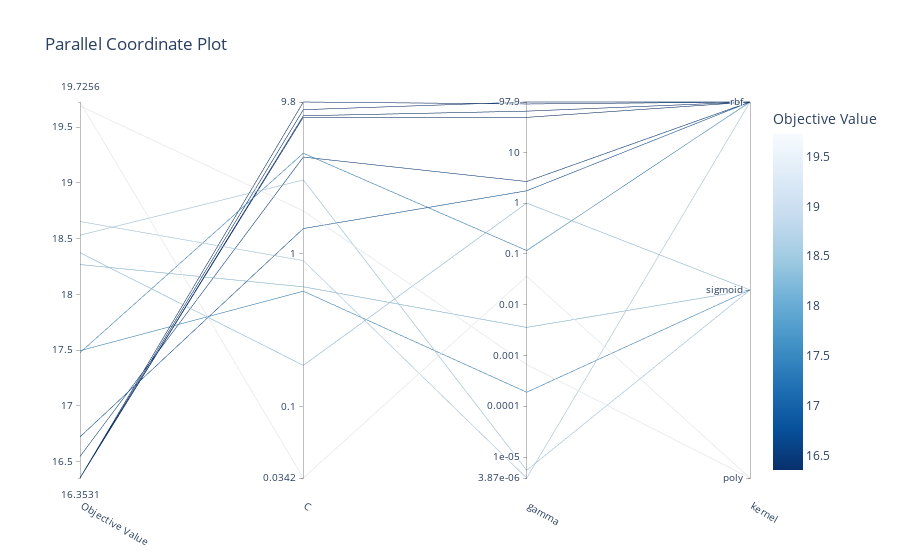

The code cell stored with this chart in its notebook:
### Markdown cell above
The contour plot shows the interaction between the hyperparameters C and gamma and their impact on the objective value (log loss).Darker regions represent better performance (lower log loss).The best performance is found at low values of gamma and moderate values of C.This visualization helps in identifying the optimal ranges for C and gamma for tuning the SVM model.

### Code cell
# plot parallel coordinates
optuna.visualization.plot_parallel_coordinate(study)

### Figure 1 — Plotly figure (JSON) as saved in the notebook; plotly's stock layout.template omitted (floating-point values rounded to 4 significant figures)
{"data": [{"dimensions": [{"label": "Objective Value", "range": [16.35, 19.73], "values": [19.73, 17.49, 18.27, 18.37, 18.65, 18.53, 19.69, 16.35, 16.35, 16.35, 16.35, 16.72, 16.55, 17.48]}, {"label": "C", "range": [-1.466, 0.991], "ticktext": ["0.0342", "0.1", "1", "9.8"], "tickvals": [-1.466, -1, 0, 0.991], "values": [-1.466, -0.2451, -0.2166, -0.7299, -0.0455, 0.4817, 0.2796, 0.9011, 0.8917, 0.9408, 0.991, 0.1642, 0.6313, 0.6565]}, {"label": "gamma", "range": [-5.412, 1.991], "ticktext": ["3.87e-06", "1e-05", "0.0001", "0.001", "0.01", "0.1", "1", "10", "97.9"], "tickvals": [-5.412, -5, -4, -3, -2, -1, 0, 1, 1.991], "values": [-1.442, -3.724, -2.447, -0.0001853, -5.412, -5.26, -3.178, 1.81, 1.688, 1.991, 1.952, 0.2421, 0.4248, -0.934]}, {"label": "kernel", "range": [0, 2], "ticktext": ["poly", "sigmoid", "rbf"], "tickvals": [0, 1, 2], "values": [0, 1, 1, 1, 2, 1, 0, 2, 2, 2, 2, 2, 2, 2]}], "labelangle": 30, "labelside": "bottom", "line": {"color": [19.73, 17.49, 18.27, 18.37, 18.65, 18.53, 19.69, 16.35, 16.35, 16.35, 16.35, 16.72, 16.55, 17.48], "colorbar": {"title": {"text": "Objective Value"}}, "colorscale": [[0, "rgb(247,251,255)"], [0.125, "rgb(222,235,247)"], [0.25, "rgb(198,219,239)"], [0.375, "rgb(158,202,225)"], [0.5, "rgb(107,174,214)"], [0.625, "rgb(66,146,198)"], [0.75, "rgb(33,113,181)"], [0.875, "rgb(8,81,156)"], [1, "rgb(8,48,107)"]], "reversescale": true, "showscale": true}, "type": "parcoords"}], "layout": {"title": {"text": "Parallel Coordinate Plot"}}}
